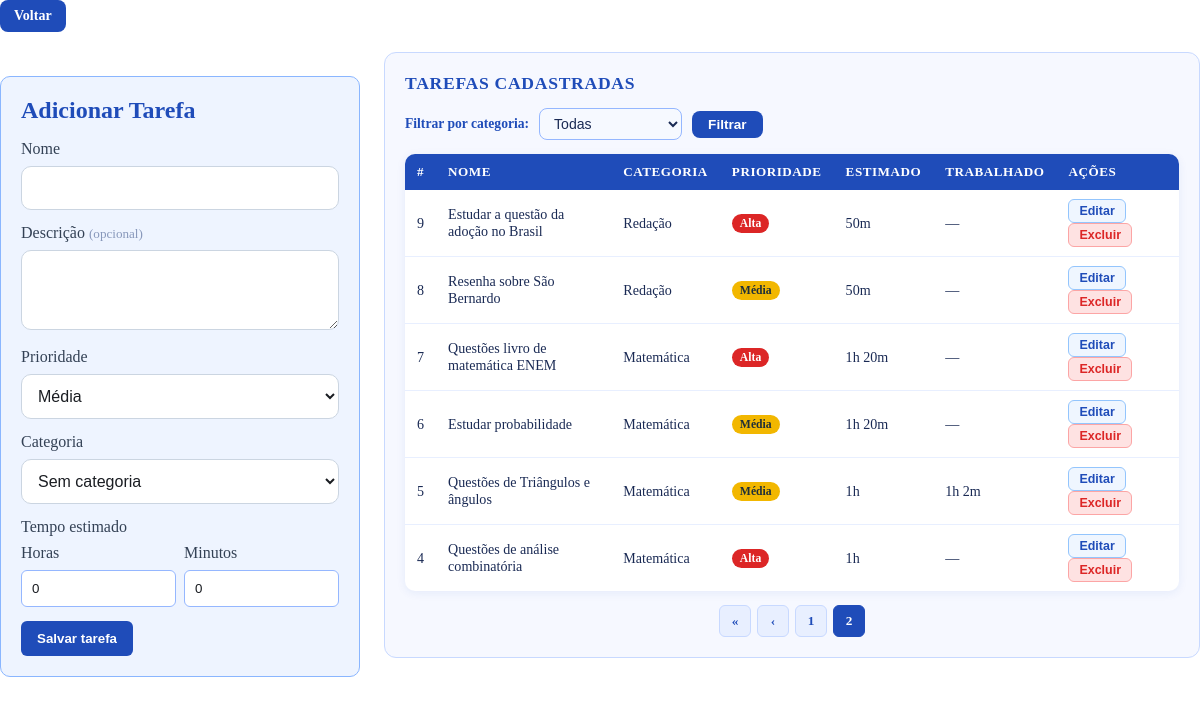
Page /adicionar/?page=2 on the earlier database version.
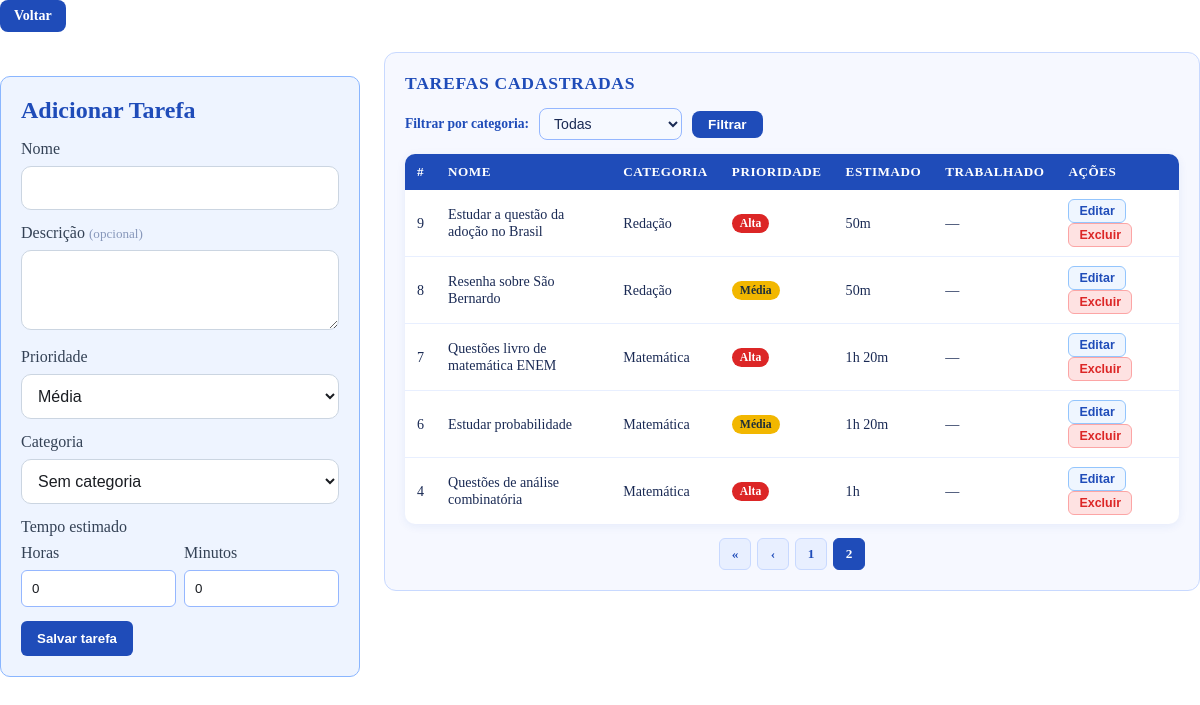
Same page on the later database version.
### tarefas/models.py (models this page shows, shortened)
class Tarefa(models.Model):
    PRIORIDADE_CHOICES = [
        ('BA', 'Baixa'),
        ('ME', 'Média'),
        ('AL', 'Alta'),
    ]
    STATUS_CHOICES = [
        ('ES', 'Em espera'),
        ('AN', 'Em andamento'),
        ('CO', 'Concluída'),
    ]
    nome = models.CharField(max_length=255)
    descricao = models.TextField(blank=True)
    prioridade = models.CharField(
        max_length=2, choices=PRIORIDADE_CHOICES, default='ME')
    status = models.CharField(
        max_length=2, choices=STATUS_CHOICES, default='ES')
    horas_estimadas = models.PositiveIntegerField(
        default=0, help_text='Minutos estimados')
    horas_trabalhadas = models.PositiveIntegerField(
        default=0, help_text='Minutos trabalhados')
    data = models.DateField()
    categoria = models.ForeignKey(
        CategoriaTarefa, on_delete=models.SET_NULL, null=True, blank=True,
        related_name='tarefas')
    @property
    def horas_estimadas_formatadas(self):
        horas = self.horas_estimadas // 60
        minutos = self.horas_estimadas % 60
        if horas > 0 and minutos > 0:
            return f"{horas}h {minutos}m"
        if horas > 0:
            return f"{horas}h"
        return f"{minutos}m"
    @property
    def horas_trabalhadas_formatadas(self):
        horas = self.horas_trabalhadas // 60
        minutos = self.horas_trabalhadas % 60
        if horas > 0 and minutos > 0:
            return f"{horas}h {minutos}m"
        if horas > 0:
            return f"{horas}h"
        return f"{minutos}m"

class CategoriaTarefa(models.Model):
    nome = models.CharField(max_length=100, unique=True)
    class Meta:
        ordering = ['nome']
        verbose_name = 'Categoria'
        verbose_name_plural = 'Categorias'

### tarefas/views.py (the view, shortened to what this page needs)
# urls.py: path('adicionar/', views.adicionar_tarefa, name='adicionar_tarefa'),
def adicionar_tarefa(request, data=None):
    data_valida = None
    categoria_filtro = request.GET.get('categoria', '')
    todas_tarefas = Tarefa.objects.select_related('categoria').order_by('-id')
    if categoria_filtro:
        todas_tarefas = todas_tarefas.filter(categoria_id=categoria_filtro)
    paginator = Paginator(todas_tarefas, 10)
    page_number = request.GET.get('page', 1)
    page_obj = paginator.get_page(page_number)
    categorias = CategoriaTarefa.objects.all()
    context = {
        'data': data_valida.isoformat() if data_valida else '',
        'page_obj': page_obj,
        'categorias': categorias,
        'categoria_filtro': categoria_filtro,
    }
    return render(request, 'adicionar_tarefa.html', context)

### templates/adicionar_tarefa.html (shortened to what the changed rows need)
{% extends 'index.html' %}
{% load static %}
{% block content %}
<div class="add-tarefa-layout">
  <section class="form-add">
    <h1>Adicionar Tarefa</h1>
  </section>
  <section class="tarefas-lista-section">
    <h2>Tarefas cadastradas</h2>
    {% if page_obj.object_list %}
    <table class="tarefas-table">
      <thead>
        <tr>
          <th>#</th>
          <th>Nome</th>
          <th>Categoria</th>
          <th>Prioridade</th>
          <th>Estimado</th>
          <th>Trabalhado</th>
          <th>Ações</th>
        </tr>
      </thead>
      <tbody id="lista-tarefas-body">
        {% for t in page_obj %}
        <tr id="row-tarefa-{{ t.id }}">
          <td>{{ t.id }}</td>
          <td>{{ t.nome }}</td>
          <td>{{ t.categoria.nome|default:"—" }}</td>
          <td><span class="badge-prioridade {{ t.prioridade }}">{{ t.get_prioridade_display }}</span></td>
          <td>{{ t.horas_estimadas_formatadas }}</td>
          <td>{% if t.horas_trabalhadas > 0 %}{{ t.horas_trabalhadas_formatadas }}{% else %}—{% endif %}</td>
          <td>
            <button class="btn-editar-tarefa" data-id="{{ t.id }}"
              data-nome="{{ t.nome|escapejs }}"
              data-descricao="{{ t.descricao|escapejs }}"
              data-prioridade="{{ t.prioridade }}"
              data-categoria="{{ t.categoria.id|default:'' }}"
              data-horas="{{ t.horas_estimadas|divisibleby:60|yesno:'true,false' }}"
              data-horas-val="{% widthratio t.horas_estimadas 60 1 %}"
              data-minutos-val="{{ t.horas_estimadas|add:0 }}"
            >Editar</button>
            <button class="btn-excluir-tarefa" data-id="{{ t.id }}">Excluir</button>
          </td>
        </tr>
        {% endfor %}
      </tbody>
    </table>
    <nav class="paginacao">
      {% if page_obj.has_previous %}
        <a href="?{% if categoria_filtro %}categoria={{ categoria_filtro }}&{% endif %}page=1">&laquo;</a>
        <a href="?{% if categoria_filtro %}categoria={{ categoria_filtro }}&{% endif %}page={{ page_obj.previous_page_number }}">&#8249;</a>
      {% endif %}
      {% for num in page_obj.paginator.page_range %}
        {% if page_obj.number == num %}
          <span class="pagina-atual">{{ num }}</span>
        {% elif num >= page_obj.number|add:"-2" and num <= page_obj.number|add:"2" %}
          <a href="?{% if categoria_filtro %}categoria={{ categoria_filtro }}&{% endif %}page={{ num }}">{{ num }}</a>
        {% endif %}
      {% endfor %}
    </nav>
    {% else %}
    <p class="sem-tarefas">Nenhuma tarefa cadastrada ainda.</p>
    {% endif %}
  </section>
</div>
{% endblock %}

Differences in the rows shown:
removed Tarefa: id "5", nome "Questões de Triângulos e ângulos", categoria.nome "Matemática", prioridade "Média", horas_estimadas_formatadas "1h", horas_trabalhadas_formatadas "1h 2m"
